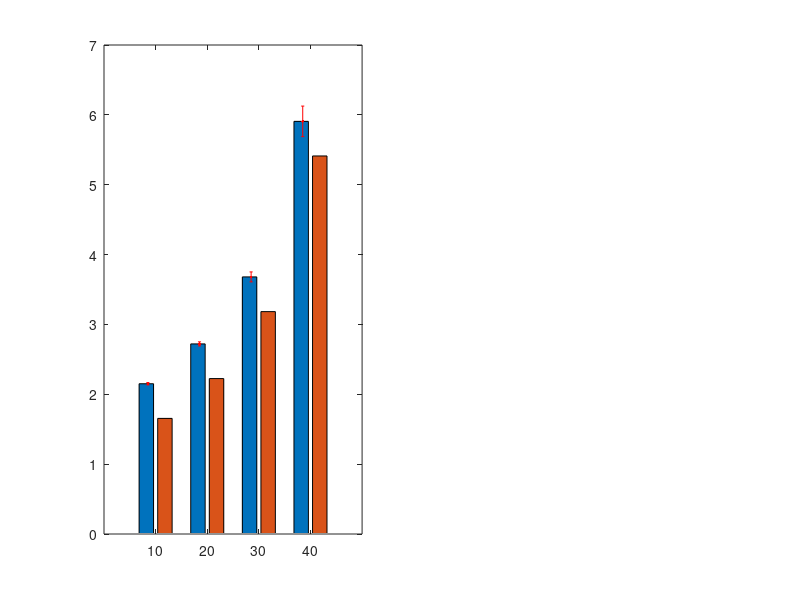

The MATLAB script that drew this image: (Note: this script raises an error after producing the figure.)
load('ex2.mat');
%% 2.a
% Crie uma única figura
figure(1);


% Configure a primeira subplot
subplot(1, 2, 1);
bar(n, [mean_APD_data,mean_AQD_data]);
hold on;

errorbar((n-1.5), mean_APD_data, term_APD_data, 'r.', 'MarkerSize', 5, 'LineStyle', 'none');
errorbar((n+1.5), mean_AQD_data, term_AQD_data,'r.', 'MarkerSize', 5, 'LineStyle', 'none');

xlabel('n VoIP flows');
ylabel('Average Delay (ms)');
title('Average Packet Delay vs Average Queueing Delay of Data');
legend({'APD', 'AQD'}, 'Location','northwest');
set(gca, 'ColorOrder', [0 0 0.8; 0 0.8 0.5]);grid on;
hold off;

% Configure a terceira subplot
subplot(1, 2, 2);
bar(n, [mean_APD_voip,mean_AQD_voip]);
hold on;

errorbar((n-1.5), mean_APD_voip, term_APD_voip,'r.', 'MarkerSize', 5, 'LineStyle', 'none');
errorbar((n+1.5), mean_AQD_voip, term_AQD_voip,'r.', 'MarkerSize', 5, 'LineStyle', 'none');

xlabel('n VoIP flows');
ylim([0 7])
ylabel('Average Delay (ms)');
title('Average Packet Delay vs Average Queueing Delay of VoIP');
legend({'APD', 'AQD'}, 'Location','northwest');
set(gca, 'ColorOrder', [0 0 0.8; 0 0.8 0.5]);grid on;
hold off;

%% 2.b
figure(2);

% Configure a primeira subplot
subplot(2, 2, 1);
hold on;
bar(n, [mean_APD_data, mean_APD_data_Priority]);
errorbar((n-1.5), mean_APD_data, term_APD_data,'r.', 'MarkerSize', 5, 'LineStyle', 'none');
errorbar((n+1.5), mean_APD_data_Priority, term_APD_data_Priority,'r.', 'MarkerSize', 5, 'LineStyle', 'none');
xlabel('n VoIP flows');
xticks(n);
ylabel('Average Packet Delay (ms)');
title('Average Packet Delay of Data');
legend({'Without priority higher to VoIP', 'With priority higher to VoIP'}, 'Location', 'NorthWest');
ylim([0 8]);
set(gca, 'ColorOrder', [0 0 0.8; 0 0.8 0.5]);
grid on;
hold off;

% Configure a segunda subplot
subplot(2, 2, 2);
hold on;
bar(n, [mean_APD_voip, mean_APD_voip_Priority]);
errorbar((n-1.5), mean_APD_voip, term_APD_voip,'r.', 'MarkerSize', 5, 'LineStyle', 'none');
errorbar((n+1.5), mean_APD_voip_Priority, term_APD_voip_Priority,'r.', 'MarkerSize', 5, 'LineStyle', 'none');
xlabel('n VoIP flows');
xticks(n);
ylabel('Average Packet Delay (ms)');
title('Average Packet Delay of VoIP');
legend({'Without priority higher to VoIP', 'With priority higher to VoIP'}, 'Location', 'NorthWest');
ylim([0 8]);
set(gca, 'ColorOrder', [0 0 0.8; 0 0.8 0.5]);
grid on;
hold off;

% Configure a terceira subplot
subplot(2, 2, 3);
hold on;
bar(n, [mean_AQD_data, mean_AQD_data_Priority]);
errorbar((n-1.5), mean_AQD_data, term_AQD_data,'r.', 'MarkerSize', 5, 'LineStyle', 'none');
errorbar((n+1.5), mean_AQD_data_Priority, term_AQD_data_Priority,'r.', 'MarkerSize', 5, 'LineStyle', 'none');
xlabel('n VoIP flows');
xticks(n);
ylabel('Average Queue Delay (ms)');
title('Average Queue Delay of Data');
legend({'Without priority higher to VoIP', 'With priority higher to VoIP'}, 'Location', 'NorthWest');
ylim([0 8]);
set(gca, 'ColorOrder', [0 0 0.8; 0 0.8 0.5]);
grid on;
hold off;

% Configure a quarta subplot
subplot(2, 2, 4);
hold on;
bar(n, [mean_AQD_voip, mean_AQD_voip_Priority]);
errorbar((n-1.5), mean_AQD_voip, term_AQD_voip,'r.', 'MarkerSize', 5, 'LineStyle', 'none');
errorbar((n+1.5), mean_AQD_voip_Priority, term_AQD_voip_Priority,'r.', 'MarkerSize', 5, 'LineStyle', 'none');
xlabel('n VoIP flows');
xticks(n);
ylabel('Average Queue Delay (ms)');
title('Average Queue Delay of VoIP');
legend({'Without priority higher to VoIP', 'With priority higher to VoIP'}, 'Location', 'NorthWest');
ylim([0 8]);
set(gca, 'ColorOrder', [0 0 0.8; 0 0.8 0.5]);
grid on;
hold off;

%% 2.c


figure(3);

% Configure a primeira subplot
subplot(1, 2, 1);
hold on;
bar(n, [mean_APD_data_Priority, APDd]);

errorbar((n-1.5), mean_APD_data_Priority, term_APD_data_Priority,'r.', 'MarkerSize', 5, 'LineStyle', 'none');
xlabel('n VoIP flows');
xticks(n);
ylabel('Average Packet Delay (ms)');
title('Average Packet Delay of Data w/ priority VoIP');
legend({'Simulation Values', 'Theorical values'}, 'Location', 'NorthWest');
ylim([0 8]);
set(gca, 'ColorOrder', [0 0.8 0.5; 0 0 0.8]);
grid on;
hold off;

% Configure a segunda subplot
subplot(1, 2, 2);
hold on;
bar(n, [mean_APD_voip_Priority, APDv]);

errorbar((n-1.5), mean_APD_voip_Priority, term_APD_voip_Priority,'r.', 'MarkerSize', 5, 'LineStyle', 'none');
xlabel('n VoIP flows');
xticks(n);
ylabel('Average Packet Delay (ms)');
title('Average Packet Delay of VoIP w/ priority VoIP');
legend({'Simulation Values', 'Theorical values'}, 'Location', 'NorthWest');
ylim([0 8]);
set(gca, 'ColorOrder', [0 0.8 0.5; 0 0 0.8]);
grid on;
hold off;
